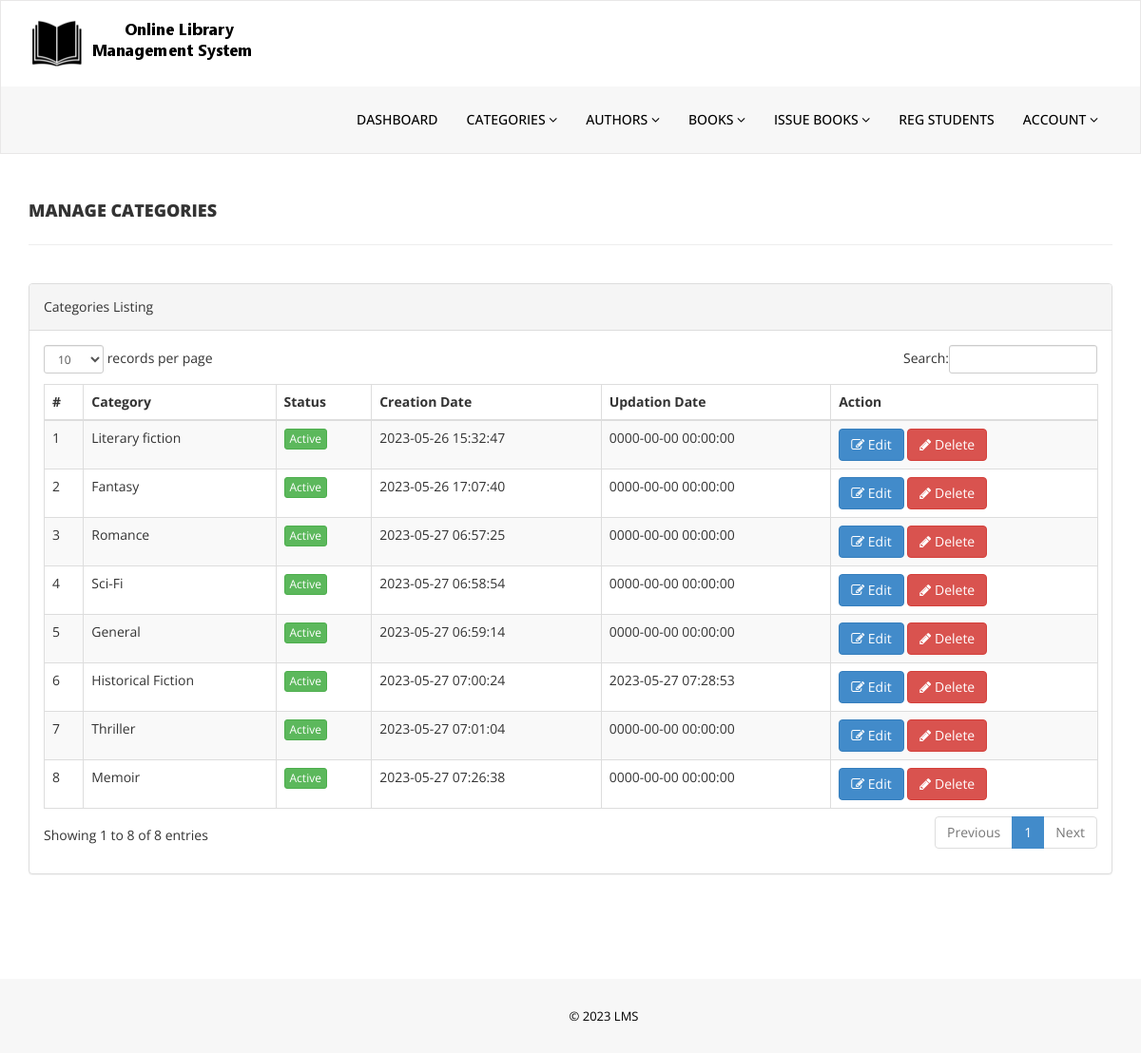
The app's page /admin/manage-categories.php (signed in) with its own data.
### tables this page shows
CREATE TABLE `tblcategory` (
  `id` int(11) NOT NULL,
  `CategoryName` varchar(150) DEFAULT NULL,
  `Status` int(1) DEFAULT NULL,
  `CreationDate` timestamp NULL DEFAULT current_timestamp(),
  `UpdationDate` timestamp NULL DEFAULT '0000-00-00 00:00:00' ON UPDATE current_timestamp()
);

### admin/manage-categories.php (the view, shortened to what this page needs)
<?php
if(strlen($_SESSION['alogin'])==0)
    {
header('location:index.php');
}
else{
    ?>
<!DOCTYPE html>
<html xmlns="http://www.w3.org/1999/xhtml">
<head>
    <link href="assets/css/bootstrap.css" rel="stylesheet" />
    <link href="assets/css/font-awesome.css" rel="stylesheet" />
    <link href="assets/js/dataTables/dataTables.bootstrap.css" rel="stylesheet" />
    <link href="assets/css/style.css" rel="stylesheet" />
</head>
<body>
<?php include('includes/header.php');?>
    <div class="content-wrapper">
         <div class="container">
        <div class="row pad-botm">
            <div class="col-md-12">
                <h4 class="header-line">Manage Categories</h4>
    </div>
     <div class="row">
</div>
        </div>
            <div class="row">
                <div class="col-md-12">
                    <div class="panel panel-default">
                        <div class="panel-heading">
                           Categories Listing
                        </div>
                        <div class="panel-body">
                            <div class="table-responsive">
                                <table class="table table-striped table-bordered table-hover" id="dataTables-example">
                                    <thead>
                                        <tr>
                                            <th>#</th>
                                            <th>Category</th>
                                            <th>Status</th>
                                            <th>Creation Date</th>
                                            <th>Updation Date</th>
                                            <th>Action</th>
                                        </tr>
                                    </thead>
                                    <tbody>
<?php $sql = "SELECT * from  tblcategory";
$query = $dbh -> prepare($sql);
$query->execute();
$results=$query->fetchAll(PDO::FETCH_OBJ);
$cnt=1;
if($query->rowCount() > 0)
{
foreach($results as $result)
{               ?>
                                        <tr class="odd gradeX">
                                            <td class="center"><?php echo htmlentities($cnt);?></td>
                                            <td class="center"><?php echo htmlentities($result->CategoryName);?></td>
                                            <td class="center"><?php if($result->Status==1) {?>
                                            <a href="#" class="btn btn-success btn-xs">Active</a>
                                            <?php } else {?>
                                            <a href="#" class="btn btn-danger btn-xs">Inactive</a>
                                            <?php } ?></td>
                                            <td class="center"><?php echo htmlentities($result->CreationDate);?></td>
                                            <td class="center"><?php echo htmlentities($result->UpdationDate);?></td>
                                            <td class="center">
                                            <a href="edit-category.php?catid=<?php echo htmlentities($result->id);?>"><button class="btn btn-primary"><i class="fa fa-edit "></i> Edit</button>
                                          <a href="manage-categories.php?del=<?php echo htmlentities($result->id);?>" onclick="return confirm('Are you sure you want to delete?');"" >  <button class="btn btn-danger"><i class="fa fa-pencil"></i> Delete</button>
                                            </td>
                                        </tr>
 <?php $cnt=$cnt+1;}} ?>
                                    </tbody>
                                </table>
                            </div>
                        </div>
                    </div>
                </div>
            </div>
    </div>
    </div>
  <?php include('includes/footer.php');?>
</body>
</html>
<?php } ?>

### admin/assets/css/style.css (style rules this page uses)
.content-wrapper { margin-top: 40px; min-height:800px; padding-bottom:90px; }
.header-line { font-weight:900; padding-bottom:25px; border-bottom:1px solid #eeeeee; text-transform:uppercase; }
.pad-botm { padding-bottom:30px; }

### records on screen
tblcategory: CategoryName "Literary fiction", Status "Active", CreationDate "2023-05-26 15:32:47", UpdationDate "0000-00-00 00:00:00"
tblcategory: CategoryName "Fantasy", Status "Active", CreationDate "2023-05-26 17:07:40", UpdationDate "0000-00-00 00:00:00"
tblcategory: CategoryName "Romance", Status "Active", CreationDate "2023-05-27 06:57:25", UpdationDate "0000-00-00 00:00:00"
tblcategory: CategoryName "Sci-Fi", Status "Active", CreationDate "2023-05-27 06:58:54", UpdationDate "0000-00-00 00:00:00"
tblcategory: CategoryName "General", Status "Active", CreationDate "2023-05-27 06:59:14", UpdationDate "0000-00-00 00:00:00"
tblcategory: CategoryName "Historical Fiction", Status "Active", CreationDate "2023-05-27 07:00:24", UpdationDate "2023-05-27 07:28:53"
tblcategory: CategoryName "Thriller", Status "Active", CreationDate "2023-05-27 07:01:04", UpdationDate "0000-00-00 00:00:00"
tblcategory: CategoryName "Memoir", Status "Active", CreationDate "2023-05-27 07:26:38", UpdationDate "0000-00-00 00:00:00"
